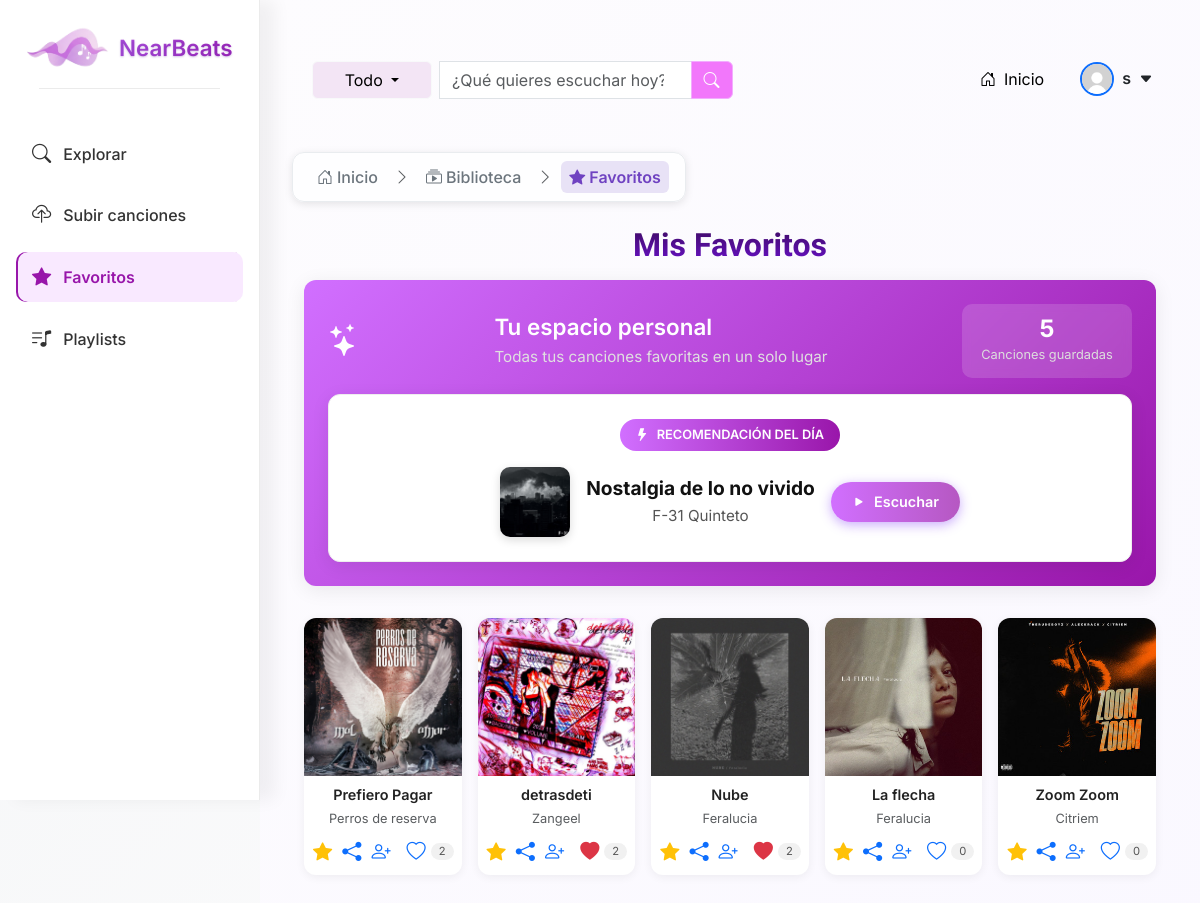
The page /favorites/ (signed in) on the database its author committed.
### usuarios/models.py (models this page shows, shortened)
class Usuario(AbstractBaseUser, PermissionsMixin):
    ROLES = (
        ('Artista', 'Artista'),
        ('Oyente', 'Oyente'),
    )
    email = models.EmailField(unique=True)             # User's email (unique identifier)
    nombre = models.CharField(max_length=100)          # User's name
    rol = models.CharField(max_length=10, choices=ROLES)  # User role: Artista or Oyente
    is_active = models.BooleanField(default=True)      # Can the user log in?
    is_staff = models.BooleanField(default=False)      # Can access Django admin?
    objects = UsuarioManager()                         # Link to custom manager
    USERNAME_FIELD = 'email'                           # Use email as login identifier
    REQUIRED_FIELDS = ['nombre', 'rol']                # Fields required when creating a superuser

### library/models.py (models this page shows, shortened)
class Song(models.Model):
    title = models.CharField(max_length=300)
    artist_name = models.CharField(max_length=100)
    genre = models.CharField(max_length=50)
    lyrics = models.TextField(blank=True)
    audio_file = models.FileField(upload_to="songs/audio/")
    cover_image = models.ImageField(
        upload_to="songs/covers/",
        blank=True,
        null=True
    )
    mood = models.CharField(
    max_length=50,
    choices= [
    ("feliz", "Feliz"),
    ("triste", "Triste"),
    ("romantico", "Romántico"),
    ("melancolico", "Melancólico"),
    ("nostalgico", "Nostálgico"),
    ("solitario", "Solitario"),
    ("ruptura", "Ruptura"),
    ],
    blank=True
)
    created_at = models.DateTimeField(auto_now_add=True)
    copyright = models.CharField(max_length=255, blank=True, null=True)

### library/views.py (the view)
# urls.py: path("favorites/", libraryViews.see_favorites_list, name="favorites"),
@login_required
def see_favorites_list(request):  #see_favorites_list
    favorites = Favorite.objects.filter(user=request.user).select_related("song")
    songs = [fav.song for fav in favorites]
    for song in songs:
        song.likes_count = Like.objects.filter(song=song).count()
        song.is_liked = Like.objects.filter(song=song, user=request.user).exists()
        song.is_favorited = True
    all_songs = Song.objects.exclude(id__in=[song.id for song in songs])
    cache_key = f"recommended_song_user_{request.user.id}"
    recommended_song = cache.get(cache_key)
    if not recommended_song:
        if all_songs.exists():
            recommended_song = random.choice(all_songs)
            cache.set(cache_key, recommended_song, 24*60*60)
    return render(request, "favorites.html", {
        "songs": songs,
        "recommended_song": recommended_song
    })

### library/templates/favorites.html (shortened to what this page needs)
{% extends "base_library.html" %}
{% load static %}
{% block page_icon %}bi bi-star-fill{% endblock %}
{% block page_name %}Favoritos{% endblock %}
{% block content %}
<div class="container-fluid mt-4">
  <h1 class="favorites-title mb-3">
     Mis Favoritos
  </h1>
  <div class="favorites-header-section mb-4">
    <div class="favorites-banner">
      <div class="banner-content">
        <div class="banner-icon">
          <i class="bi bi-stars"></i>
        </div>
        <div class="banner-text">
          <h3>Tu espacio personal</h3>
          <p>Todas tus canciones favoritas en un solo lugar</p>
        </div>
        <div class="banner-stats">
          <div class="stat">
            <span class="number">{{ songs|length }}</span>
            <span class="label">Canciones guardadas</span>
          </div>
        </div>
      </div>
      {% if recommended_song %}
      <div class="recommendation-container">
        <div class="recommendation-content">
          <div class="recommendation-badge">
            <i class="bi bi-lightning-fill"></i>
            Recomendación del día
          </div>
          <div class="recommendation-song">
            <div class="song-cover-small">
              {% if recommended_song.cover_image %}
                <img src="{{ recommended_song.cover_image.url }}" alt="{{ recommended_song.title }}">
              {% else %}
                <img src="{% static 'images/sin_portada.png' %}" alt="Sin portada">
              {% endif %}
            </div>
            <div class="song-details">
              <div class="song-title">{{ recommended_song.title }}</div>
              <div class="song-artist">{{ recommended_song.artist_name }}</div>
            </div>
            <button class="btn-play-recommendation"
                    data-audio="{{ recommended_song.audio_file.url }}"
                    data-title="{{ recommended_song.title }}"
                    data-artist="{{ recommended_song.artist_name }}">
              <i class="bi bi-play-fill"></i>
              Escuchar
            </button>
          </div>
        </div>
      </div>
      {% endif %}
    </div>
  </div>
  <div class="row row-cols-2 row-cols-sm-3 row-cols-md-4 row-cols-lg-5 g-3">
    {% for song in songs %}
      <div class="col d-flex justify-content-center song-item" id="song-{{ song.id }}">
        <div class="song-card h-100 d-flex flex-column">
          <div class="song-cover">
            {% if song.cover_image %}
              <img src="{{ song.cover_image.url }}" alt="{{ song.title }}">
            {% else %}
              <img src="{% static 'images/sin_portada.png' %}" alt="Sin portada">
            {% endif %}
          </div>
          <div class="song-info text-center p-2">
            <div class="song-title fw-semibold text-truncate">{{ song.title }}</div>
            <div class="song-artist text-muted small text-truncate">{{ song.artist_name }}</div>
          </div>
          {% if user.is_authenticated %}
            <div class="d-flex justify-content-between align-items-center px-2 pb-2">
              <div class="d-flex gap-2">
                <button class="btn btn-link p-0 favorite-btn" data-song-id="{{ song.id }}">
                  <i class="bi bi-star{% if song.is_favorited %}-fill text-warning{% endif %}" style="font-size: 1.2rem;"></i>
                </button>
                <button class="btn btn-link p-0 share-btn" data-song-id="{{ song.id }}" onclick="share_song('{{ song.title }}')">
                  <i class="bi bi-share-fill" style="font-size: 1.2rem;"></i>
                </button>
                <button class="btn btn-link p-0 follow-btn" data-artist-id="{{ song.artist_name }}" onclick="follow_artist(this)">
                  <i class="bi bi-person-plus{% if song.is_followed %}-fill text-success{% endif %}" style="font-size: 1.2rem;"></i>
                </button>
              </div>
              <div class="d-flex align-items-center gap-1">
                <button class="btn btn-link p-0 like-btn" data-song-id="{{ song.id }}">
                  <i class="bi bi-heart{% if song.is_liked %}-fill text-danger{% endif %}" style="font-size: 1.2rem;"></i>
                </button>
                <span id="likes-count-{{ song.id }}"
                      class="px-2 py-0 rounded-pill"
                      style="font-size: 0.7rem; background-color: #f1f1f1; color: #555;">
                  {{ song.likes_count }}
                </span>
              </div>
            </div>
          {% endif %}
        </div>
      </div>
    {% endfor %}
  </div>
</div>
{% endblock %}

### main/templates/main/main_navbar.html (shortened to what this page needs)
{% load static %}
<nav class="main-navbar d-flex justify-content-between align-items-center" style="padding-left: 20px;">
    {% if request.resolver_match.url_name != 'upload_songs' and request.resolver_match.url_name != 'login' and request.resolver_match.url_name != 'register' %}
    <form class="d-flex align-items-center w-50 form-search" method="GET" action="{% url 'buscar' %}">
    <div class="input-group position-relative">
            <div class="btn-group me-2">
                <button type="button" class="btn btn-light dropdown-toggle" data-bs-toggle="dropdown"
                    aria-expanded="false" id="dropdownFiltro" style="background-color: #f3e5f5; min-width: 120px;">
                    <span id="filtroSeleccionado">
                        {% if filterOption == "titulo" %}Título
                        {% elif filterOption == "artista" %}Artista
                        {% elif filterOption == "genero" %}Género
                        {% elif filterOption == "año_publicacion" %}Año de Publicación
                        {% elif filterOption == "emocion" %}Emoción
                        {% else %}Todo{% endif %}
                    </span>
                </button>
            </div>
            <input type="search" class="form-control" name="q" id="busqueda" placeholder="¿Qué quieres escuchar hoy?"
                value="{{ searchTerm }}" autocomplete="off">
            <button type="submit" class="btn btn-search" aria-label="Buscar">
                <i class="bi bi-search" aria-hidden="true"></i>
            </button>
        </div>
    </form>
    {% else %}
    <div class="w-40"></div>
    {% endif %}
     <ul class="nav justify-content-end nav-underline nav-underlinem align-items-center">
    <li class="nav-item nav-itemm nav-itemmHome">
        <a class="nav-link nav-linkm {% if request.resolver_match.url_name == 'home' %}active{% endif %}"
            aria-current="page" href="{% url 'home' %}">
            <i class="bi bi-house-door me-2"></i>Inicio
        </a>
    </li>
        {% if user.is_authenticated %}
<li class="nav-item dropdown">
    <a class="nav-link d-flex align-items-center profile-toggle text-dark" href="#" id="userDropdown"
        role="button" data-bs-toggle="dropdown" aria-expanded="false" style="text-decoration: none;">
        <img src="{% static 'images/default_profile.jpeg' %}" alt="Foto de perfil"
            class="rounded-circle border border-2 border-primary"
            style="width: 34px; height: 34px; object-fit: cover;">
        <div class="d-none d-md-flex flex-column align-items-start ms-2">
            <span class="fw-semibold" style="line-height: 1.2;">{{ user.nombre }}</span>
        </div>
        <i class="bi bi-caret-down-fill ms-2 small"></i>
    </a>
</li>
        {% endif %}
    </ul>
</nav>
{% if request.resolver_match.url_name != 'upload_songs' and request.resolver_match.url_name != 'login' and request.resolver_match.url_name != 'register' %}
{% if canciones %}
<div class="row mt-4 justify-content-center">
    {% if most_listened_artist != None %}
    <div class="col-auto d-flex flex-column align-items-center">
        <button type="button" class="btn btn_m_artist">Artista más
        escuchado de esta categoria</button>
        <div class="card mb-3" style="max-width: 540px;">
            <div class="row g-0">
                <div class="col-md-4">
                <img src="{{ artist_photo.url }}" class="img-fluid
                rounded-start" alt="Foto de perfil de artista">
                </div>
                <div class="col-md-8">
                    <div class="card-body">
                        <h5 class="card-title">{{most_listened_artist}}</h5>
                        <p class="card-text">Número de reproducciones: {{ cant_reproductions }}.</p>
                    </div>
                </div>
            </div>
        </div>
    </div>
    {% endif %}
    {% for song in canciones %}
    <div class="col-12 mb-4 d-flex justify-content-center">
        <div class="card shadow-sm w-75" style="min-height: 180px;">
            <div class="row g-0 align-items-center">
                <div class="col-auto">
                    {% if song.cover_image %}
                    <img src="{{ song.cover_image.url }}" alt="{{ song.title }}"
                        style="width: 180px; height: 120px; object-fit: cover; margin: 10px; border-radius: 10px;">
                    {% else %}
                    <img src="{% static 'images/sin_portada.png' %}" alt="Sin imagen"
                        style="width: 180px; height: 120px; object-fit: cover; margin: 10px; border-radius: 10px;">
                    {% endif %}
                </div>
                <div class="col ps-3">
                    <div class="card-body">
                        <h5 class="card-title mb-2">{{ song.title }}</h5>
                        <p class="card-text text-muted mb-2">{{ song.artist_name }}</p>
                        {% if song.audio_file %}
                        <audio controls controlslist="nodownload" oncontextmenu="return false;" style="width: 100%;">
                            <source src="{{ song.audio_file.url }}" type="audio/mpeg">
                            Tu navegador no soporta audio.
                        </audio>
                        {% else %}
                        <small class="text-muted">Audio no disponible</small>
                        {% endif %}
                    </div>
                </div>
            </div>
        </div>
    </div>
    {% endfor %}
</div>
{% else %}
<br>
{% endif %}
{% endif %}

### rows shown on the page
Usuario: nombre "s"
Song: cover_image (picture), title "Nostalgia de lo no vivido", artist_name "F-31 Quinteto"
Song: cover_image (picture), title "Prefiero Pagar", artist_name "Perros de reserva", likes_count "2"
Song: cover_image (picture), title "detrasdeti", artist_name "Zangeel", likes_count "2"
Song: cover_image (picture), title "Nube", artist_name "Feralucia", likes_count "2"
Song: cover_image (picture), title "La flecha", artist_name "Feralucia", likes_count "0"
Song: cover_image (picture), title "Zoom Zoom", artist_name "Citriem", likes_count "0"

### other values the page prints
{{ songs|length }} "5"
